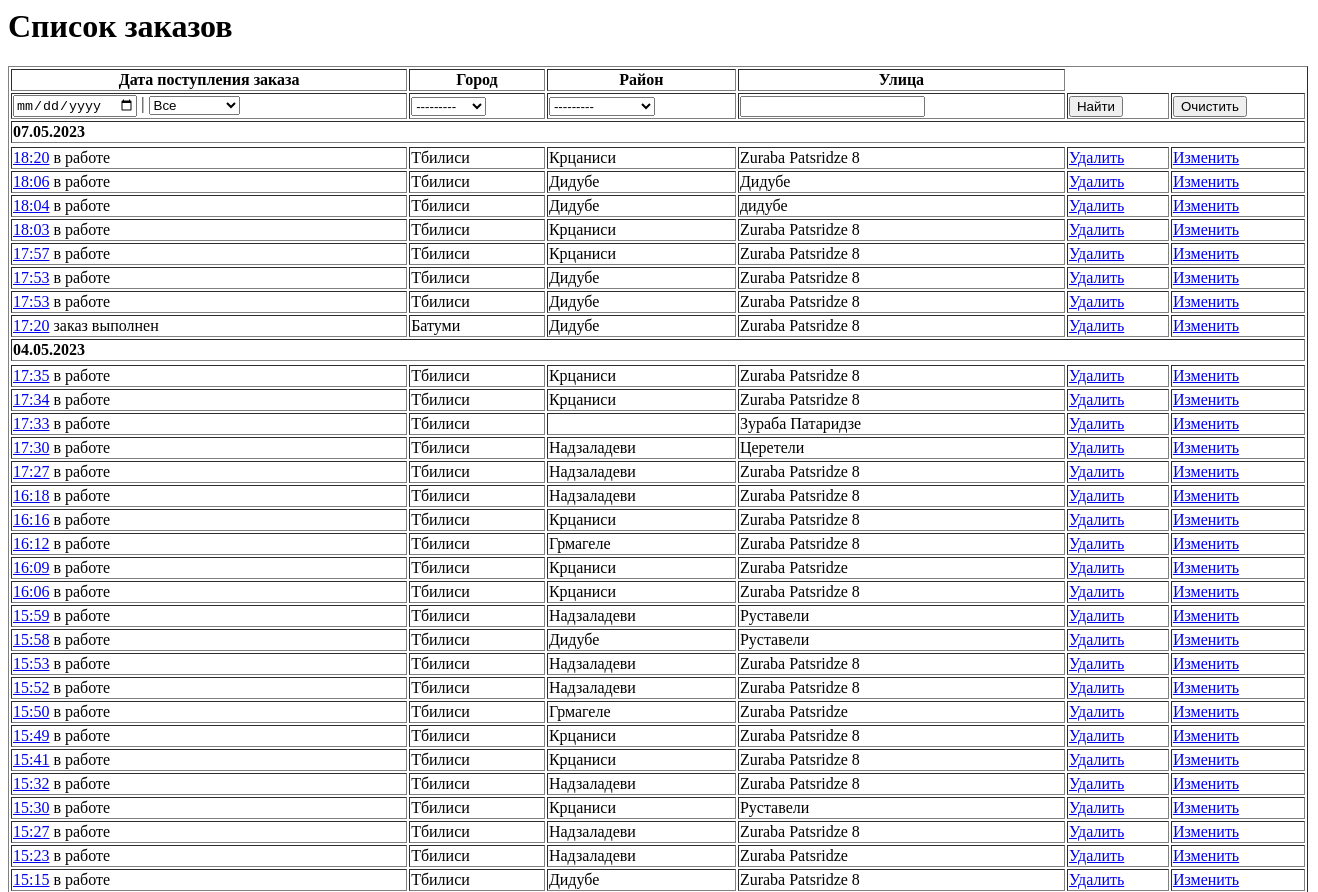
Before: /list_order (upper part) with the older database file.
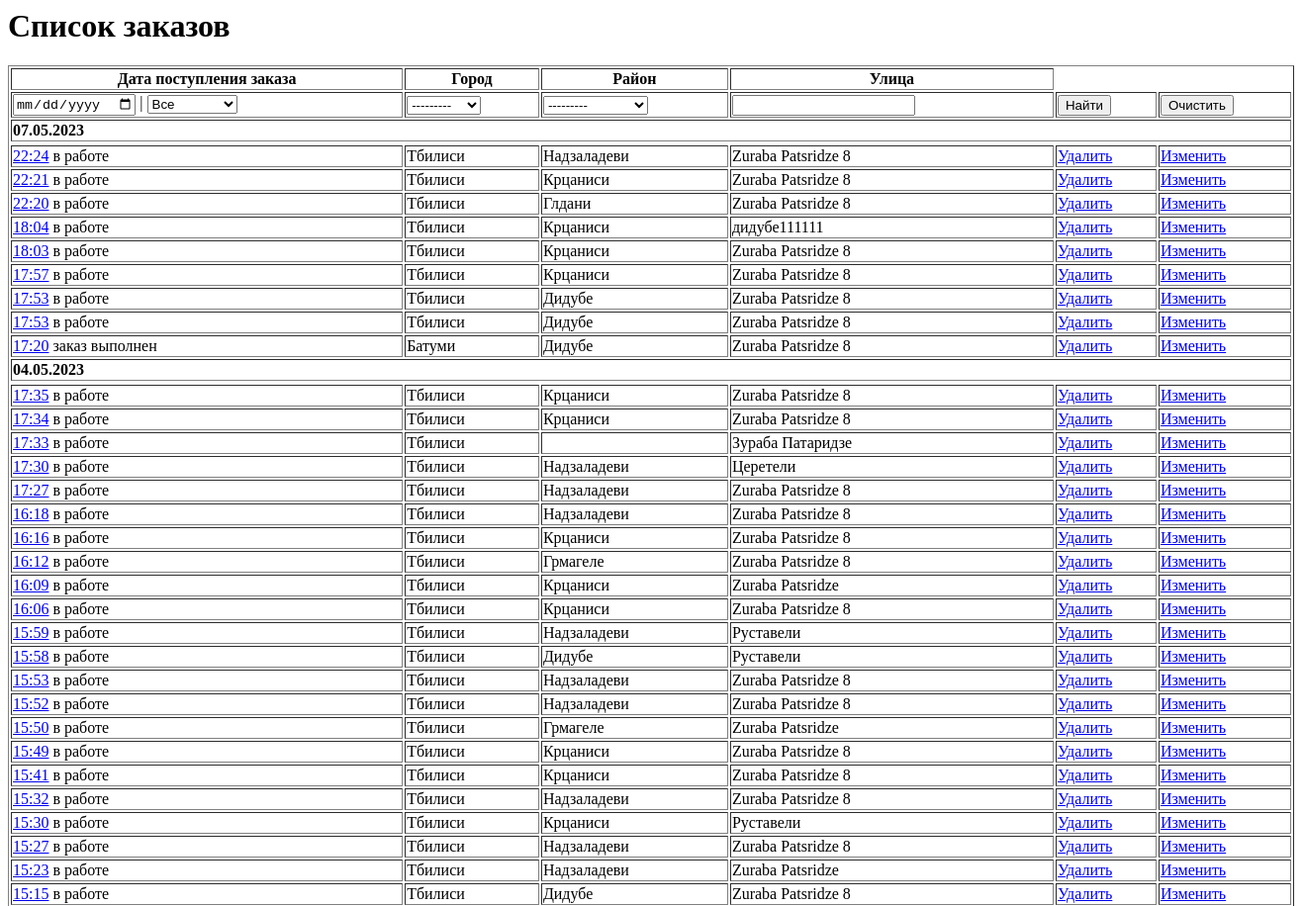
After: the same page with the newer database file.
### app_site/models.py (models this page shows)
class OrderList(models.Model):
    time_in = models.DateTimeField(auto_now_add=True, verbose_name='Дата заказа')
    time_out = models.DateTimeField(null=True, verbose_name='Дата выполнения')
    repairer_id = models.ForeignKey("RepairerList", on_delete=models.SET_NULL, null=True, verbose_name='Мастер')
    price = models.DecimalField(decimal_places=2, max_digits=7, null=True, verbose_name='Стоимость работ')
    text_order = models.CharField(max_length=1500, verbose_name='Описание проблемы')
    customer_name = models.CharField(max_length=50, verbose_name='Ваше имя')
    customer_phone = models.CharField(max_length=16, verbose_name='Номер телефона')
    address_city = models.CharField(max_length=2, choices=CITY_CHOICES,  default='TB', null=True, verbose_name='Город')
    address_area = models.CharField(max_length=3, choices=AREA_CHOICES, default='', null=True, verbose_name='Район')
    address_street_app = models.CharField(max_length=150, verbose_name='Улица', null=True)
    address_num = models.CharField(max_length=10, verbose_name='Номер дома', null=True)

### app_site/views.py (the view)
# urls.py: path('list_order', OrderManagementSystem.as_view(), name='list_order'),
class OrderManagementSystem(ListView):
    model = OrderList
    context_object_name = 'order'
    template_name = 'order_list.html'
    ordering = ['-time_in']
    def get_queryset(self):
        queryset = super().get_queryset()
        self.filterset = OrderFilter(self.request.GET, queryset)
        return self.filterset.qs
    def get_context_data(self, **kwargs):
        context = super().get_context_data(**kwargs)
        context['filterset'] = self.filterset
        return context

### app_site/templatetags/custom_filters.py (called while the page is built)
@register.filter()
def choice_tag(value, A):
    try:
        a = dict(CITY_CHOICES) if A=='city' else dict(AREA_CHOICES)
        return f'{a[value]}'
    except KeyError:
        return f''

@register.filter()
def finish_order_tag(value):
    return f'заказ выполнен' if value else f'в работе'

### templates/order_list.html
{% extends 'flatpages/default.html' %}
{% load custom_filters %}
{% load custom_tags %}
{% block body %}
<h1>Список заказов</h1>
<table width="1300" border="1">
    <tr>
<th>{{ filterset.form.time_in.label }}</th>
<th>{{ filterset.form.address_city.label }}</th>
<th>{{ filterset.form.address_area.label }}</th>
<th>{{ filterset.form.address_street_app.label }}</th>
</tr>
    <tr>
<form action="" method="get">
<td>{{ filterset.form.time_in }} | {{ filterset.form.time_out }}</td>
<td>{{ filterset.form.address_city }}</td>
<td>{{ filterset.form.address_area }}</td>
<td>{{ filterset.form.address_street_app }}</td>
<td><input type="submit" value="Найти" /></td>
<td><input type="reset" value="Очистить" /></td>
</form>
</tr>
{% regroup order by time_in|date:"d.m.Y" as day %}
    {% for y in day %}
    <tr>
        <td  colspan="6">
            <b>{{ y.grouper }}</b>
        </td>
    <tr>
        {% for i in y.list %}
        <tr>
            <td>
            <a href="list_order/{{i.pk }}">{{ i.time_in | date:"H:i"}}</a> {{ i.time_out | finish_order_tag }}</td>
            <td>{{ i.address_city | choice_tag:'city' }}</td>
            <td>{{ i.address_area | choice_tag:'area'}}</td>
            <td>{{ i.address_street_app }}</td>
            <td><a href="list_order/delete/{{ i.pk }}">Удалить</a></td>
    <td><a href="list_order/update/{{ i.pk }}">Изменить</a></td>
        </tr>
        {% endfor %}
    {% endfor %}
</table>
{% endblock body %}

Changed rows visible on the page:
removed OrderList: time_in "18:20", time_out|finish_order_tag "в работе", address_city|choice_tag "Тбилиси", address_area|choice_tag "Крцаниси", address_street_app "Zuraba Patsridze 8", shown under "07.05.2023"
removed OrderList: time_in "18:06", time_out|finish_order_tag "в работе", address_city|choice_tag "Тбилиси", address_area|choice_tag "Дидубе", address_street_app "Дидубе", shown under "07.05.2023"
added OrderList: time_in "22:24", time_out|finish_order_tag "в работе", address_city|choice_tag "Тбилиси", address_area|choice_tag "Надзаладеви", address_street_app "Zuraba Patsridze 8", shown under "07.05.2023"
added OrderList: time_in "22:21", time_out|finish_order_tag "в работе", address_city|choice_tag "Тбилиси", address_area|choice_tag "Крцаниси", address_street_app "Zuraba Patsridze 8", shown under "07.05.2023"
added OrderList: time_in "22:20", time_out|finish_order_tag "в работе", address_city|choice_tag "Тбилиси", address_area|choice_tag "Глдани", address_street_app "Zuraba Patsridze 8", shown under "07.05.2023"
changed OrderList: address_area|choice_tag "Дидубе" → "Крцаниси"; address_street_app "дидубе" → "дидубе111111"
